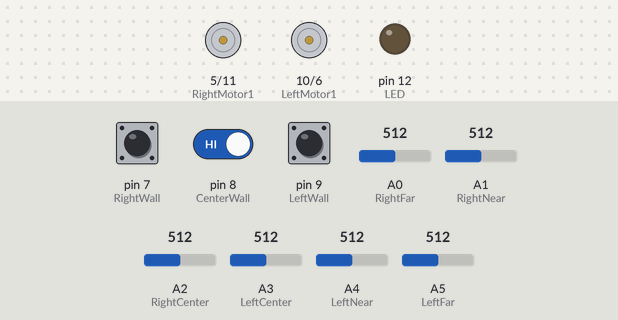
Recording of a sketch running on a simulated Arduino Uno, built with avr-gcc and run on an emulated ATmega328P. Shown: motor-driver pin pairs drawn as motors (green arrow = first pin HIGH = forward, orange = second pin HIGH = backward, longer = more drive), output pins drawn as LEDs (lit = HIGH). Dashed ring = blinking. Inputs (shaded band) come from the test bench; at power-on: A0 (RightFar) = 512, A3 (LeftCenter) = 512, pin 7 (RightWall) LOW, pin 8 (CenterWall) HIGH, A5 (LeftFar) = 512, pin 9 (LeftWall) LOW, A1 (RightNear) = 512, A2 (RightCenter) = 512, A4 (LeftNear) = 512.

Above: at 1.2 s.
1.3 s: A0 (RightFar) set to 190
At 2.4 s:
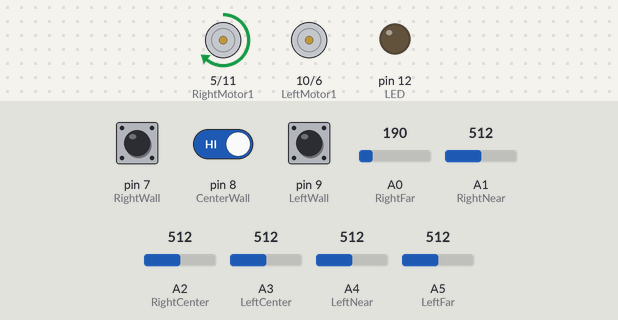
3.2 s: A0 (RightFar) set to 210
At 3.6 s:
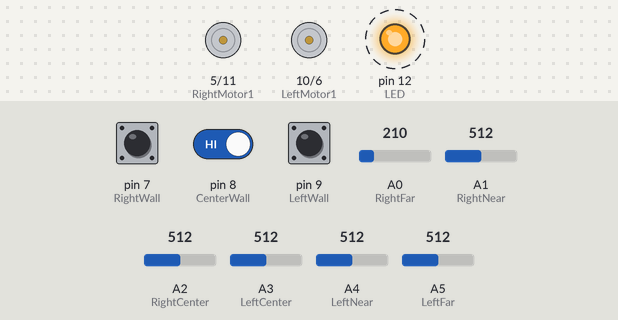
6.8 s: A3 (LeftCenter) set to 190
At 7.8 s:
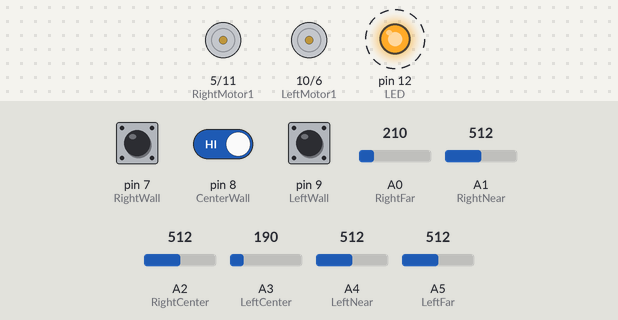
10.5 s: pin 7 (RightWall) pulled HIGH for 0.3 s
At 11.2 s:
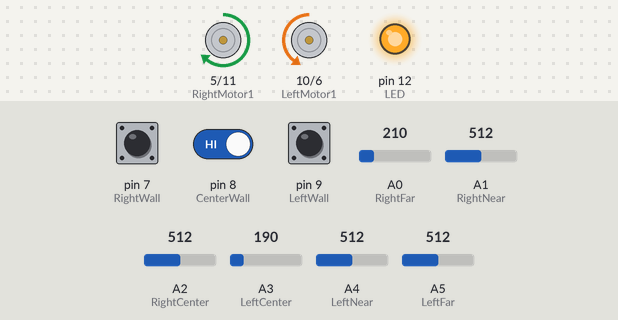
12.3 s: pin 8 (CenterWall) driven LOW
At 12.49 s:
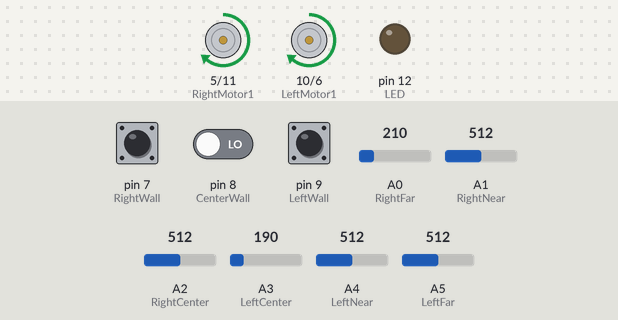
15.8 s: A5 (LeftFar) set to 218
19.3 s: A5 (LeftFar) set to 182
At 20.6 s:
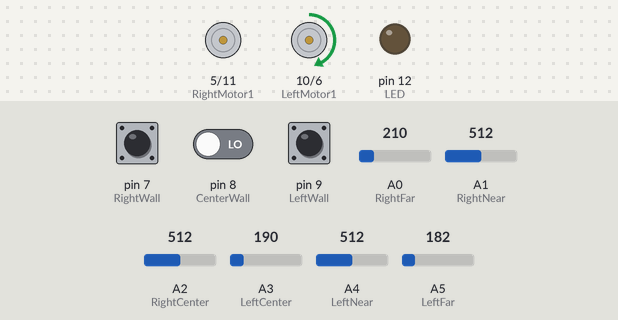
Timing chart, 0 to 21.8 s (numbered marks = the images above; inputs shaded):
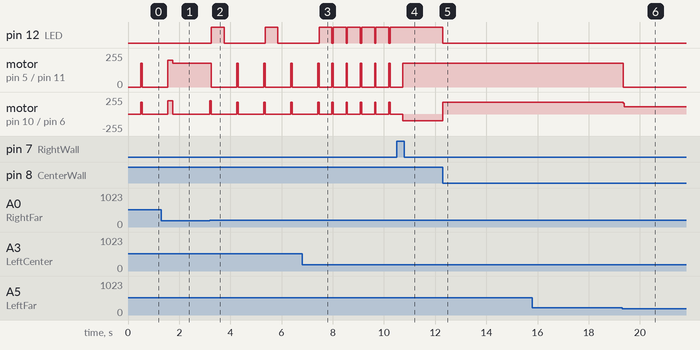

The sketch:

wall_final.ino
```cpp
#define LeftFar A5
#define LeftNear A4
#define LeftCenter A3
#define RightCenter A2
#define RightNear A1
#define RightFar A0

#define LeftWall 9
#define RightWall 7

#define CenterWall 8

#define LED 12

#define LeftMotor1 10 //DIGI   for pwm=10
#define LeftMotor2 6 //PWM
#define RightMotor1 5 //PWM
#define RightMotor2 11 //DIGI for pwm=11

int LeftFarReading;
int LeftNearReading;
int LeftCenterReading;
int RightFarReading;
int RightNearReading;
int RightCenterReading;

int cnt=0;
int flag=0;

void setup() {
  pinMode(LeftCenter, INPUT);
  pinMode(LeftNear, INPUT);
  pinMode(LeftFar, INPUT);
  pinMode(RightCenter, INPUT);
  pinMode(RightNear, INPUT);
  pinMode(RightFar, INPUT);

  pinMode(LED,OUTPUT);


  pinMode(LeftMotor1, OUTPUT);
  pinMode(LeftMotor2, OUTPUT);
  pinMode(RightMotor1, OUTPUT);
  pinMode(RightMotor2, OUTPUT);


Serial.begin(9600);
}

void loop() {


  if (analogRead(LeftCenter) > 200 && analogRead(RightCenter) > 200)    //straight path normal
  {
    digitalWrite(LED,LOW);

    analogWrite(LeftMotor1, 180);
    analogWrite(LeftMotor2, 0);
    analogWrite(RightMotor1, 180);
    analogWrite(RightMotor2, 0);

  }
/*if (analogRead(LeftFar)>200 && analogRead(RightFar)>200 && analogRead(LeftCenter)>200 && analogRead(RightCenter)>200)     // plus junction or T junction to STOP
  {
    digitalWrite(LED,LOW);


        analogWrite(LeftMotor1,180);
        analogWrite(LeftMotor2, 0);
        analogWrite(RightMotor1, 180);
        analogWrite(RightMotor2,0);
        delay(50);

        if(analogRead(LeftFar)>200 && analogRead(RightFar)>200 && analogRead(LeftCenter>200) && analogRead(RightCenter)>200)
        {
        analogWrite(LeftMotor1,0);
        analogWrite(LeftMotor2, 0);
        analogWrite(RightMotor1,0);
        analogWrite(RightMotor2,0);

        }

        else
        {
        analogWrite(LeftMotor1,180);
        analogWrite(LeftMotor2, 0);
        analogWrite(RightMotor1, 180);
        analogWrite(RightMotor2,0);

        }
  }*/


    if(analogRead(LeftFar)>200 && analogRead(RightFar)>200 && analogRead(LeftCenter)>200 && analogRead(RightCenter)>200) // plus junction

    {
      digitalWrite(LED,LOW);

        analogWrite(LeftMotor1,0);
        analogWrite(LeftMotor2, 0);
        analogWrite(RightMotor1, 0);
        analogWrite(RightMotor2,0);

        delay(500);


        analogWrite(LeftMotor1,180);
        analogWrite(LeftMotor2, 0);
        analogWrite(RightMotor1, 180);
        analogWrite(RightMotor2,0);
        delay(50);

        analogWrite(LeftMotor1,0);
        analogWrite(LeftMotor2, 0);
        analogWrite(RightMotor1, 0);
        analogWrite(RightMotor2,0);

        delay(1000);


   if(analogRead(LeftCenter)>200 && analogRead(RightCenter)>200 )
   {


   if(cnt== 0 )
   {
   analogWrite(LeftMotor1, 200);
    analogWrite(LeftMotor2, 0);
    analogWrite(RightMotor1, 200);
    analogWrite(RightMotor2, 0);
    delay(100);
   cnt=1;
   }


    if(cnt== 1 )
    {
    analogWrite(LeftMotor1, 200);
    analogWrite(LeftMotor2, 0);
    analogWrite(RightMotor1, 200);
    analogWrite(RightMotor2, 0);
    delay(100);
   cnt=2;
    }


  /*  if(cnt== 2 )
    {

    analogWrite(LeftMotor1, 0);
    analogWrite(LeftMotor2, 0);
    analogWrite(RightMotor1, 180);
    analogWrite(RightMotor2, 0);
    delay(500);

 }*/


    }

   else  if(analogRead(LeftFar)>200 && analogRead(RightFar)>200 && analogRead(LeftCenter>200) && analogRead(RightCenter)>200)
        {
        analogWrite(LeftMotor1,0);
        analogWrite(LeftMotor2, 0);
        analogWrite(RightMotor1,0);
        analogWrite(RightMotor2,0);

        }
     else if(analogRead(LeftFar)<200 && analogRead(RightFar)<200 && analogRead(LeftCenter<200) && analogRead(RightCenter)<200)
     {

      if(flag==0)
      {
        while(analogRead(LeftCenter)<200)
        {
         analogWrite(LeftMotor1,180);
        analogWrite(LeftMotor2, 0);
        analogWrite(RightMotor1,0);
        analogWrite(RightMotor2,180);
        }
        flag++;
        }


      }

      }


    if (analogRead(LeftCenter) < 200 && analogRead(RightCenter)>200)     //adjusting to right when left center on white
     {
      digitalWrite(LED,LOW);

        if(analogRead(LeftCenter) < 200 && analogRead(RightCenter)<200)
        {
          analogWrite(LeftMotor1, 160);
        analogWrite(LeftMotor2,0);
        analogWrite(RightMotor1,0);
        analogWrite(RightMotor2,0);
          }
      /*  analogWrite(LeftMotor1, 160);
        analogWrite(LeftMotor2,0);
        analogWrite(RightMotor1,160);
        analogWrite(RightMotor2,0);

        delay(1);*/
        else{
        analogWrite(LeftMotor1, 160);
        analogWrite(LeftMotor2,0);
        analogWrite(RightMotor1,0);
        analogWrite(RightMotor2,0);
        }
       // delay(5);*/

    }

    if(analogRead(LeftCenter)>200 && analogRead(RightCenter)<200)    //adjusting to left when right center on white
    {
      digitalWrite(LED,LOW);
      if(analogRead(LeftCenter)<200 && analogRead(RightCenter)<200)
      {
        analogWrite(LeftMotor1,0);
        analogWrite(LeftMotor2,0);
        analogWrite(RightMotor1, 160);
        analogWrite(RightMotor2,0);
        }
       /* analogWrite(LeftMotor1, 160);
        analogWrite(LeftMotor2,0);
        analogWrite(RightMotor1,160);
        analogWrite(RightMotor2,0);
        delay(1);*/
        else{
        analogWrite(LeftMotor1,0);
        analogWrite(LeftMotor2,0);
        analogWrite(RightMotor1, 160);
        analogWrite(RightMotor2,0);
    }
      //  delay(5);

  }

     if(analogRead(LeftFar)>200 && analogRead(LeftCenter>200)  && analogRead(RightCenter)>200 ) //when leftfar and center sensors are on black then TAKE LEFT TURN
     {
      digitalWrite(LED,LOW);
        while( analogRead(RightNear)<200 || analogRead(RightFar)<200)
        {
        analogWrite(LeftMotor1,0);
        analogWrite(LeftMotor2, 0);
        analogWrite(RightMotor1, 180);
        analogWrite(RightMotor2,0);
        }
        delay(1);
        analogWrite(LeftMotor1,0);
        analogWrite(LeftMotor2,0);
        analogWrite(RightMotor1,0);
        analogWrite(RightMotor2,0);
     }
      /*  if(analogRead(LeftFar)>200 && analogRead(RightFar)>200 && analogRead(LeftCenter>200) && analogRead(RightCenter)>200)
        {
          analogWrite(LeftMotor1,180);
        analogWrite(LeftMotor2, 0);
        analogWrite(RightMotor1, 180);
        analogWrite(RightMotor2,0);

        while(analogRead(RightCenter)<200 || analogRead(LeftCenter)<200)
        {
        analogWrite(LeftMotor1,0);
        analogWrite(LeftMotor2, 130);
        a/
        ']/nalogWrite(RightMotor1, 180);
        analogWrite(RightMotor2,0);
        }
        delay(1);
        analogWrite(LeftMotor1,0);
        analogWrite(LeftMotor2,0);
        analogWrite(RightMotor1,0);
        analogWrite(RightMotor2,0);
        }*/


      if(analogRead(RightFar)>200 && analogRead(LeftCenter>200) && analogRead(RightCenter)>200) //when rightfar and center sensors are on black then TAKE RIGHT TURN
     {
      digitalWrite(LED,LOW);
        while( analogRead(LeftNear)<200)
        {
        analogWrite(LeftMotor1,180);
        analogWrite(LeftMotor2, 0);
        analogWrite(RightMotor1, 0);
        analogWrite(RightMotor2,0);
        }
        delay(1);
        analogWrite(LeftMotor1,0);
        analogWrite(LeftMotor2,0);
        analogWrite(RightMotor1,0);
        analogWrite(RightMotor2,0);
     }

        if(analogRead(LeftFar)>200 && analogRead(RightFar)>200 && analogRead(LeftCenter>200) && analogRead(RightCenter)>200) // when all the sensors are black then move forward and if the black
        {                                                                                                                    //region still exists then STOP
        analogWrite(LeftMotor1,180);
        analogWrite(LeftMotor2, 0);
        analogWrite(RightMotor1, 180);
        analogWrite(RightMotor2,0);
        delay(50);

        if(analogRead(LeftFar)>200 && analogRead(RightFar)>200 && analogRead(LeftCenter>200) && analogRead(RightCenter)>200)
        {
        analogWrite(LeftMotor1,0);
        analogWrite(LeftMotor2, 0);
        analogWrite(RightMotor1,0);
        analogWrite(RightMotor2,0);

        }


        }

      /* if( analogRead(LeftFar)>200 && analogRead(RightFar)>200 && analogRead(LeftCenter>200) && analogRead(RightFar)<200)
       {
        analogWrite(LeftMotor1,180);
        analogWrite(LeftMotor2, 0);
        analogWrite(RightMotor1,180);
        analogWrite(RightMotor2,0);

        delay(550);

        }*/


  /*
   *   WALL CODE BEGINS HERE
   *
   */

   if(digitalRead(LeftWall)==1 && digitalRead(RightWall)==1 && digitalRead(CenterWall)==0)  // if both walls are straight
     {
        digitalWrite(LED, HIGH);

        analogWrite(LeftMotor1, 180);
        analogWrite(LeftMotor2,0);
        analogWrite(RightMotor1, 180);
        analogWrite(RightMotor2,0);
     }


      if(digitalRead(LeftWall)==0 && digitalRead(RightWall)==1 /*&& digitalRead(CenterWall)==0*/ ) // adjusting to left
      {
        digitalWrite(LED,HIGH);
       /*while(digitalRead(LeftWall)==0)
       {
        analogWrite(LeftMotor1,0);
        analogWrite(LeftMotor2,0);
        analogWrite(RightMotor1, 0);
        analogWrite(RightMotor2,0);
        delay(1); */
        analogWrite(LeftMotor1,0);
        analogWrite(LeftMotor2,0);
        analogWrite(RightMotor1, 180);
        analogWrite(RightMotor2,0);
       //}
       }

       if(digitalRead(LeftWall)==1 && digitalRead(RightWall)==0 /*&& digitalRead(CenterWall)==0 */) //adjusting to right
      {
        digitalWrite(LED,HIGH);
       /* while(digitalRead(RightWall)==0)
        {

        analogWrite(LeftMotor1,0);
        analogWrite(LeftMotor2,0);
        analogWrite(RightMotor1, 0);
        analogWrite(RightMotor2,0);
        delay(1); */
        analogWrite(LeftMotor1, 180);
        analogWrite(LeftMotor2,0);
        analogWrite(RightMotor1,0);
        analogWrite(RightMotor2,0);

      // }
      }

      if(digitalRead(CenterWall)==1)// when any 90 degree turn is detected
      {
        digitalWrite(LED,HIGH);
        analogWrite(LeftMotor1,0);
        analogWrite(LeftMotor2,0);
        analogWrite(RightMotor1,0);
        analogWrite(RightMotor2,0);

        delay(500);

        if(digitalRead(LeftWall)==0 && digitalRead(RightWall)==1)// turn right 90 degrees
        {
          digitalWrite(LED, HIGH);
           while(digitalRead(CenterWall)==1)
         {
        analogWrite(LeftMotor1,0);
        analogWrite(LeftMotor2,100);
        analogWrite(RightMotor1, 100);
        analogWrite(RightMotor2,0);

         }

       }
       if(digitalRead(LeftWall)==1 && digitalRead(RightWall)==0)// turn left 90 degrees
       {
        digitalWrite(LED, HIGH);
        while(digitalRead(CenterWall)==1)
        {
        analogWrite(LeftMotor1,100);
        analogWrite(LeftMotor2,0);
        analogWrite(RightMotor1, 0);
        analogWrite(RightMotor2,100);

        }
        }
        }

     /*   if(digitalRead(RightWall)==0 && digitalRead(LeftWall)==0 && digitalRead(CenterWall)==0) //when all wall sensors are not detected then go straight
        {
          digitalWrite(LED,HIGH);

        analogWrite(LeftMotor1,180);
        analogWrite(LeftMotor2,0);
        analogWrite(RightMotor1, 180);
        analogWrite(RightMotor2,0);


          }*/

      /*  if(digitalRead(LeftWall)==0 && digitalRead(RightWall)==1 && digitalRead(CenterWall)==1) // when path is turning left 90 degrees
      {
        analogWrite(LeftMotor1,0);
        analogWrite(LeftMotor2,0);
        analogWrite(RightMotor1,0);
        analogWrite(RightMotor2,0);

        delay(500);


        while(digitalRead(CenterWall)==1)
        {
        analogWrite(LeftMotor1,0);
        analogWrite(LeftMotor2,100);
        analogWrite(RightMotor1, 100);
        analogWrite(RightMotor2,0);

        }


      }


      if(digitalRead(LeftWall)==1 && digitalRead(RightWall)==0 && digitalRead(Centerwall)==1) // when path is turning right 90 degrees
      {
        analogWrite(LeftMotor1,0);
        analogWrite(LeftMotor2,0);
        analogWrite(RightMotor1,0);
        analogWrite(RightMotor2,0);

        delay(500);

        while(digitalRead(CenterWall)==1)
        {
        analogWrite(LeftMotor1,100);
        analogWrite(LeftMotor2,0);
        analogWrite(RightMotor1, 0);
        analogWrite(RightMotor2,100);

        }
     }*/
}
```

Measured:
- the behaviour switches between 201 and 200 on A5 (LeftFar) (found by bisection; images 5 and 6)
- after the input at 1.3 s, pin 12 (LED): stays LOW (without the input it goes to HIGH after 0.51 s)
- after the input at 3.2 s, pin 12 (LED): alternates HIGH for 0.50 s and LOW for 1.6 s, starting after 0.05 s; motor on pin 5 (RightMotor1) / pin 11 (RightMotor2): forward 180/255 → stopped after 0.05 s; motor on pin 10 (LeftMotor1) / pin 6 (LeftMotor2): stopped → forward 200/255 at once, then repeats every 1.1 s: stopped 1.0 s, forward 180/255 0.05 s
- after the input at 6.8 s, pin 12 (LED): alternates HIGH for 0.50 s and LOW for 0.05 s, starting after 1.2 s; motor on pin 5 (RightMotor1) / pin 11 (RightMotor2), motor on pin 10 (LeftMotor1) / pin 6 (LeftMotor2): alternates forward 180/255 for 0.05 s and stopped for 0.50 s, starting after 1.2 s
- after the input at 10.5 s, pin 12 (LED): stops changing and stays HIGH; motor on pin 5 (RightMotor1) / pin 11 (RightMotor2): goes on until 10.7 s, then stays forward 180/255
- after the input at 12.3 s, pin 12 (LED): HIGH → LOW at once; motor on pin 10 (LeftMotor1) / pin 6 (LeftMotor2): backward 100/255 → forward 180/255 at once
- after the input at 19.3 s, motor on pin 5 (RightMotor1) / pin 11 (RightMotor2): forward 180/255 → stopped at once; motor on pin 10 (LeftMotor1) / pin 6 (LeftMotor2): forward 180/255 → forward 108/255 at once
